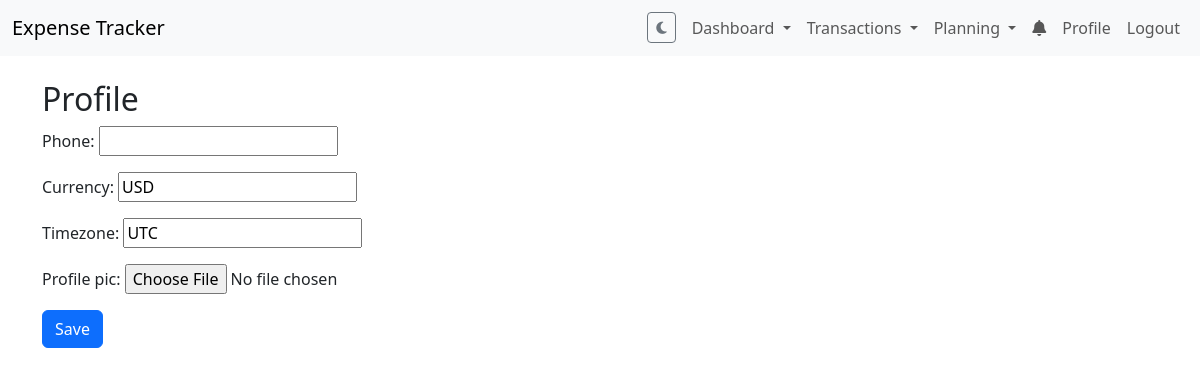
The page /profile/ (signed in) on the database as committed earlier.
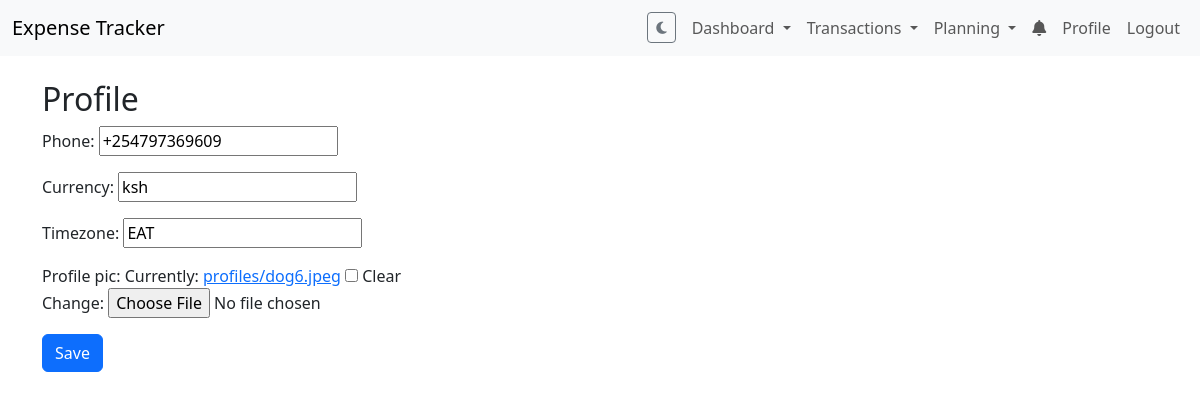
The same page on the database as committed later.
### tracker/models.py (models this page shows, shortened)
class Profile(models.Model):
    user = models.OneToOneField(User, on_delete=models.CASCADE)
    phone = models.CharField(max_length=30, blank=True)
    currency = models.CharField(max_length=10, default='USD')
    timezone = models.CharField(max_length=64, default='UTC')
    profile_pic = models.ImageField(upload_to='profiles/', blank=True, null=True)

### tracker/views.py (the view)
# urls.py: path('profile/', views.profile, name='profile'),
@login_required
def profile(request):
    profile = getattr(request.user, 'profile', None)
    if request.method == 'POST':
        form = ProfileForm(request.POST, request.FILES, instance=profile)
        if form.is_valid():
            form.save()
            messages.success(request, 'Profile updated.')
            return redirect('profile')
    else:
        form = ProfileForm(instance=profile)
    return render(request, 'profile.html', {'form': form})

### tracker/forms.py
class ProfileForm(forms.ModelForm):
    class Meta:
        model = Profile
        fields = ('phone', 'currency', 'timezone', 'profile_pic')

### tracker/templates/profile.html
{% extends 'base.html' %} {% block content %}
<h2>Profile</h2>
<form method="post" enctype="multipart/form-data">
  {% csrf_token %} {{ form.as_p }}
  <button class="btn btn-primary" type="submit">Save</button>
</form>
{% endblock %}

### tracker/templates/base.html (shortened to what this page needs)
{% load static %}
<!DOCTYPE html>
<html lang="en">
  <head>
    <link
      href="https://cdn.jsdelivr.net/npm/bootstrap@5.3.2/dist/css/bootstrap.min.css"
      rel="stylesheet"
    />
    <link
      href="https://cdnjs.cloudflare.com/ajax/libs/font-awesome/6.4.0/css/all.min.css"
      rel="stylesheet"
    />
    <link href="{% static 'css/style.css' %}" rel="stylesheet" />
  </head>
  <body>
    <nav class="navbar navbar-expand-lg navbar-light bg-light">
      <div class="container-fluid">
        <a class="navbar-brand" href="/">Expense Tracker</a>
        <div class="collapse navbar-collapse" id="navbarNav">
          <ul class="navbar-nav ms-auto">
            {% if user.is_authenticated %}
            <li class="nav-item me-2">
              <button id="themeToggle" class="btn btn-outline-secondary btn-sm mt-1" onclick="toggleDarkMode()" data-bs-toggle="tooltip" title="Toggle Dark Mode">
                <i class="fas fa-moon"></i>
              </button>
            </li>
            <li class="nav-item dropdown">
              <a class="nav-link dropdown-toggle" href="#" id="dashboardDropdown" role="button" data-bs-toggle="dropdown">
                Dashboard
              </a>
            </li>
            <li class="nav-item dropdown">
              <a class="nav-link dropdown-toggle" href="#" id="transactionsDropdown" role="button" data-bs-toggle="dropdown">
                Transactions
              </a>
            </li>
            <li class="nav-item dropdown">
              <a class="nav-link dropdown-toggle" href="#" id="planningDropdown" role="button" data-bs-toggle="dropdown">
                Planning
              </a>
            </li>
            <li class="nav-item">
              <a class="nav-link position-relative" href="{% url 'notifications' %}">
                <i class="fas fa-bell"></i>
              </a>
            </li>
            <li class="nav-item">
              <a class="nav-link" href="{% url 'profile' %}">Profile</a>
            </li>
            <li class="nav-item">
              <a class="nav-link" href="{% url 'logout' %}">Logout</a>
            </li>
            {% endif %}
          </ul>
        </div>
      </div>
    </nav>
    <div class="container mt-4">
       {% block content %}{% endblock %}
    </div>
  </body>
</html>

### tracker/static/css/style.css (style rules this page uses)
body { padding-bottom: 40px; }

Rows that differ between the two databases and show on the page:
now on this page (row edited): Profile: phone "+254797369609", currency "ksh", timezone "EAT"
changed Profile: currency "Ksh" → "ksh" (drawn)
Other text that changed with them:
form field as_p: (not shown) → "☐"
form field currency: "USD" → (not shown)
form field timezone: "UTC" → (not shown)
text no longer shown: "Phone: Currency: Timezone: Profile pic:"
text now shown: "Phone: Currency: Timezone: Profile pic: Currently: profiles/dog6.jpeg Clear Change:"
